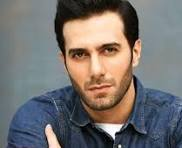
#> input picture manual-geometric-transformations/tabdil.jpg, 182 x 148 px
$ python manual_transformations.py
#> lines starting #> are read from the running program, lines starting #| are printed output that depends on the picture
import cv2
import numpy as np
import math

image = cv2.imread("tabdil.jpg")
#> image is the input picture: shape (148, 182, 3); mean B, G, R 111.4, 113.3, 117.5
if image is None:
    print("❌ تصویر پیدا نشد!")
    exit()
    #ارتفاع و عرض رو میگیریم که 2 تا ارایه برای مختصات جدید نگهداری کنه  تابع تبدیل چرخش#

def transform_rotation(img):
    h, w = img.shape[:2]
#> h = 148; w = 182
    map_x = np.zeros((h, w), dtype=np.float32)
    map_y = np.zeros((h, w), dtype=np.float32)
    #مقدار ثابت برای چرخش 45 درجه هست را محاسبه و بعد مرکز رو پیدا میکند#
    sqrt2_2 = math.sqrt(2) / 2
    center_x, center_y = w // 2, h // 2
#> center_x = 91; center_y = 74
    #رو هرپیکسل در تصویر بررسی میشه و مختصات جدید میگیرن بعد مختصات به مرکز داده میشه بعد میچرخومه45 درجه و  دوباره مختصات رو برمیگرد.نه#
    for y in range(h):
        for x in range(w):
            rel_x = x - center_x
            rel_y = y - center_y
            new_x = sqrt2_2 * rel_x - sqrt2_2 * rel_y
            new_y = sqrt2_2 * rel_x + sqrt2_2 * rel_y
            map_x[y, x] = new_x + center_x
            map_y[y, x] = new_y + center_y
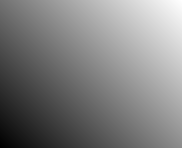
#> map_x: shape (148, 182) float32; min -24.97, max 207, mean 91; drawn with min black and max white
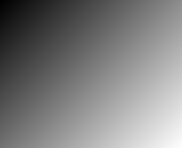
#> map_y: shape (148, 182) float32; min -42.67, max 189.3, mean 73.3; drawn with min black and max white

    return cv2.remap(img, map_x, map_y, cv2.INTER_LINEAR, borderMode=cv2.BORDER_REFLECT)
#تابع تبدیل موجی  موج فقط در جهت افقی باشه      قدرت موج 20 فرکانس 30   ابعاد  رو میگیره و بعد نقشه های خالی ایجاد میشه #
def transform_wave(img, amplitude=20, frequency=30):
#> called with amplitude = 20, frequency = 30
    h, w = img.shape[:2]
#> h = 148; w = 182
    #xمختصات جدید هر پیکسل ایکس رو نگه میداره #
    # y ماله yرو    #
    map_x = np.zeros((h, w), dtype=np.float32)
    map_y = np.zeros((h, w), dtype=np.float32)

    for y in range(h):
        for x in range(w):
            map_x[y, x] = x + amplitude * math.sin(2 * math.pi * x / frequency)
            map_y[y, x] = y
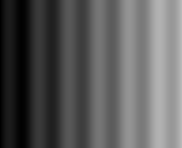
#> map_x: shape (148, 182) float32; min 0, max 185.2, mean 90.5
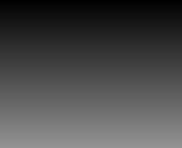
#> map_y: shape (148, 182) float32; min 0, max 147, mean 73.5

    return cv2.remap(img, map_x, map_y, cv2.INTER_LINEAR, borderMode=cv2.BORDER_REFLECT)
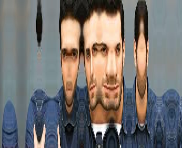
#> returned value: shape (148, 182, 3); mean of channels 0, 1, 2 111.3, 113.2, 117.4; drawn as B, G, R
#اول تصویر میچرخد و بعد رو تصویر چرخیدن شده موجی میشود #
def transform_combined(img, amplitude=15, frequency=25):
    rotated = transform_rotation(img)
    return transform_wave(rotated, amplitude, frequency)
#> call 2 of transform_wave, with amplitude = 15, frequency = 25
#> after the loop in transform_wave (call 2), `for y in range(h):`:
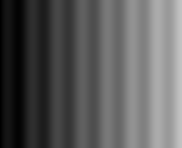
#> map_x: shape (148, 182) float32; min 0, max 196, mean 90.8
#> in transform_wave (call 2), `return cv2.remap(img, map_x, map_y, cv2.INTER_LINEAR, borderMode=cv2.B..`:
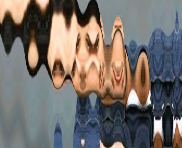
#> returned value: shape (148, 182, 3); mean of channels 0, 1, 2 105.6, 110.1, 117.1; drawn as B, G, R

result_rotation = transform_rotation(image)#فقط چرخش#
result_wave = transform_wave(image, amplitude=20, frequency=30)#فقط موج#
result_combined = transform_combined(image, amplitude=15, frequency=25)#موج و چرخش باهم
cv2.imshow("تصویر اصلی", image)
cv2.imshow("تبدیل چرخش", result_rotation)
cv2.imshow("تبدیل موجی", result_wave)
cv2.imshow("تبدیل ترکیبی", result_combined)

cv2.waitKey(0)
cv2.destroyAllWindows()

cv2.imwrite("transform_rotation.jpg", result_rotation)
cv2.imwrite("transform_wave.jpg", result_wave)
cv2.imwrite("transform_combined.jpg", result_combined)
